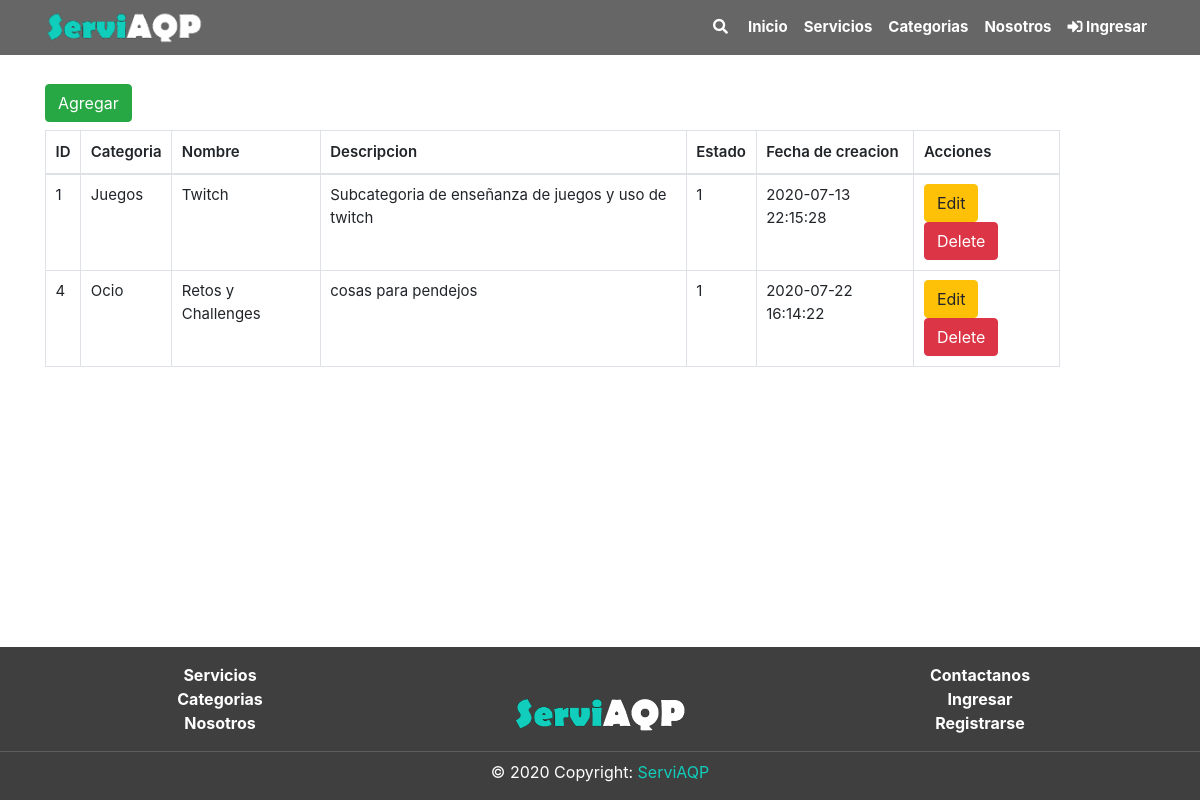
The app's page /subcategorias/index.php, older data.
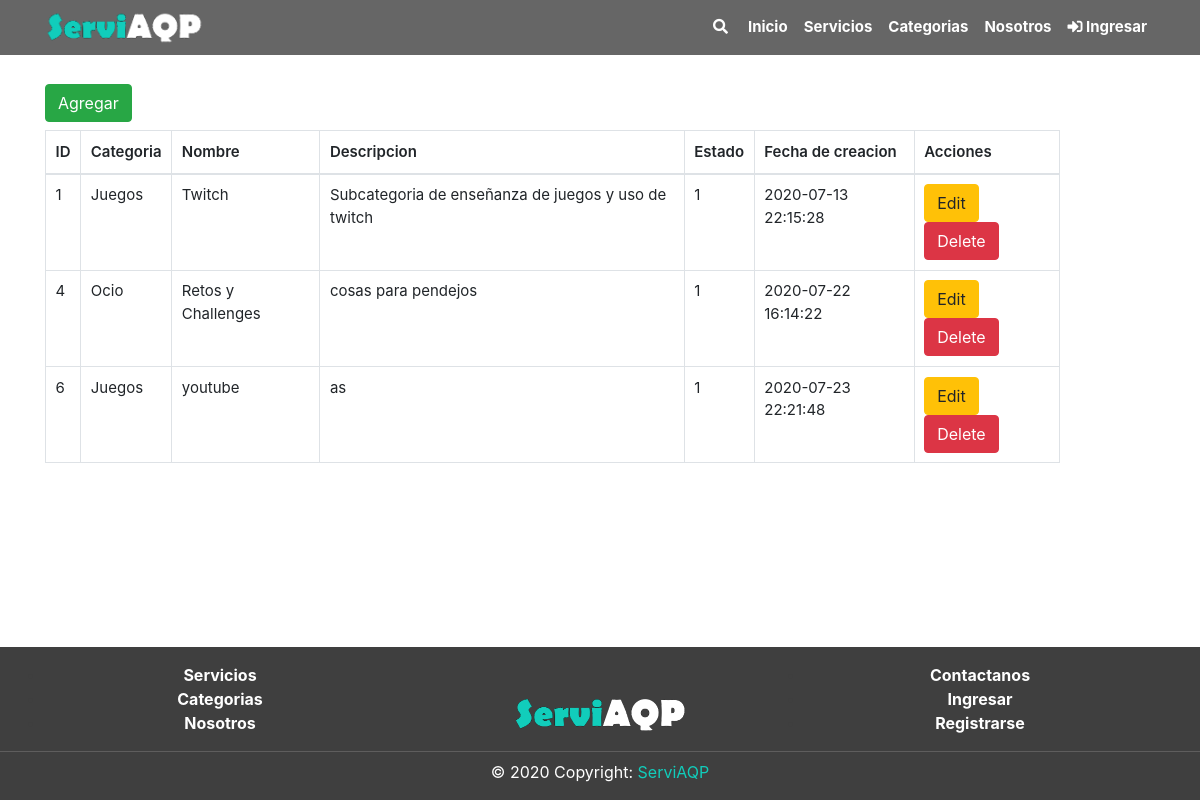
The same page, newer data.
### tables this page shows
CREATE TABLE `subcategoria` (
  `SubCatId` int(11) NOT NULL,
  `SubCatCatId` int(11) NOT NULL,
  `SubCatNom` varchar(50) NOT NULL,
  `SubCatDes` text NOT NULL,
  `SubCatEstReg` int(11) NOT NULL DEFAULT 1,
  `SubCatFecCre` timestamp NOT NULL DEFAULT current_timestamp() ON UPDATE current_timestamp()
);

CREATE TABLE `categoria` (
  `CatId` int(11) NOT NULL,
  `CatNom` varchar(60) NOT NULL,
  `CatDes` text NOT NULL,
  `CatEstReg` int(1) NOT NULL DEFAULT 1,
  `CatFecCre` timestamp NOT NULL DEFAULT current_timestamp() ON UPDATE current_timestamp()
);

### subcategorias/index.php (the view, shortened to what this page needs)
<?php
    include("../includes/header.php");
?>
<div class="section">
    <div class="container pt-4">
	<div class="row">
		<div class="col-md-2">
		<?php
			include("crud_subcategoria/add.php");
		?>
		</div>
		<div class="col-md-11 pt-2">
			<table class='table table-bordered'>
				<thead>
                    <th>ID</th>
                    <th>Categoria</th>
					<th>Nombre</th>
					<th>Descripcion</th>
					<th>Estado</th>
					<th>Fecha de creacion</th>
					<th>Acciones</th>
				</thead>
				<tbody>
				<?php
				$query = "SELECT  `SubCatId`,`CatNom`,`SubCatNom`,`SubCatDes`,`SubCatEstReg`, `SubCatFecCre` FROM\n"
                . "    subcategoria t1\n"
                . "INNER JOIN categoria t2 \n"
                . "    ON t1.SubCatCatId = t2.CatId";
				$resultProduct= mysqli_query($conn, $query);
				while($row= mysqli_fetch_array($resultProduct)){
				?>
					<tr>
                        <td><?php echo $row['SubCatId']?></td>
                        <td><?php echo $row['CatNom']?></td>
						<td><?php echo $row['SubCatNom']?></td>
						<td><?php echo $row['SubCatDes']?></td>
						<td><?php echo $row['SubCatEstReg']?></td>
						<td><?php echo $row['SubCatFecCre']?></td>
						<td>
							<a href="crud_subcategoria/edit.php?id=<?php echo $row['SubCatId']?>" class="btn btn-warning">
								Edit
							</a>
							<a href="crud_subcategoria/delete.php?id=<?php echo $row['SubCatId']?>" class="btn btn-danger">
								Delete
							</a>
						</td>
					</tr>
				<?php } ?>
				</tbody>
			</table>
		</div>
	</div>
</div>
</div>
<?php
    include("../includes/footer.php");
?>

Row changes from the older to the newer data that the page shows:
added subcategoria: SubCatId "6", SubCatCatId.CatNom "Juegos", SubCatNom "youtube", SubCatDes "as", SubCatEstReg "1", SubCatFecCre "2020-07-23 22:21:48"
